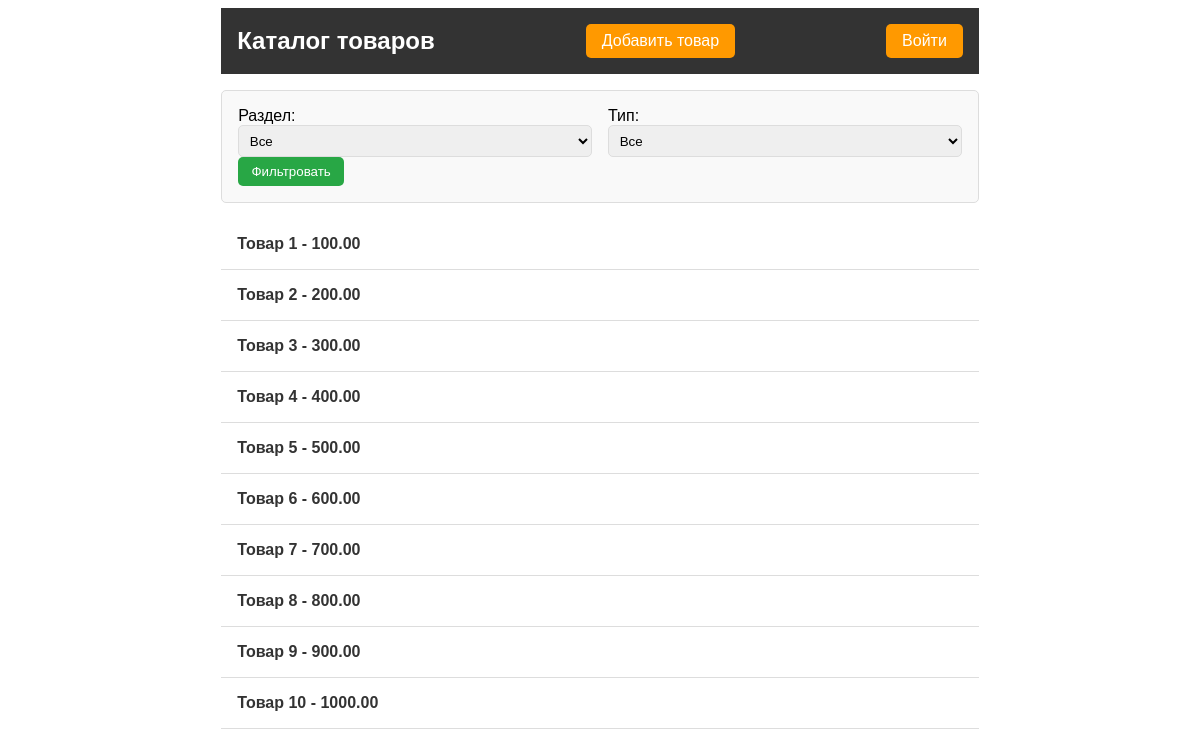
The page / on the database its author committed.
### tables this page shows
CREATE TABLE `product` (
  `id` int(10) unsigned NOT NULL AUTO_INCREMENT,
  `position` int(11) DEFAULT '0',
  `url` varchar(255) NOT NULL,
  `name` varchar(255) NOT NULL,
  `articul` varchar(255) NOT NULL,
  `price` decimal(10,2) NOT NULL,
  `currency_id` int(10) unsigned DEFAULT NULL,
  `price_old` decimal(10,2) NOT NULL,
  `notice` text,
  `content` text,
  `visible` tinyint(1) NOT NULL,
  PRIMARY KEY (`id`),
  UNIQUE KEY `url` (`url`),
  KEY `currency_id` (`currency_id`)
);

### controllers/ProductController.php (called while the page is built, shortened)
<?php
require_once 'models/Product.php';
class ProductController {
    public function index() {
        $productModel = new Product();
        $sectionId = isset($_GET['section']) ? $_GET['section'] : null;
        $typeId = isset($_GET['type']) ? $_GET['type'] : null;
        $products = $productModel->getFilteredProducts($sectionId, $typeId);
        require 'views/product/index.php';
    }
}
?>

### helpers/Database.php (called while the page is built)
<?php
class Database {
    private static $instance = null;
    private $conn;
    private $host = 'localhost';
    private $user = 'root';
    private $pass = '';
    private $dbname = 'shogo';
    private function __construct() {
        $this->conn = new PDO("mysql:host=$this->host;dbname=$this->dbname", $this->user, $this->pass);
        $this->conn->setAttribute(PDO::ATTR_ERRMODE, PDO::ERRMODE_EXCEPTION);
    }
    public static function getInstance() {
        if (!self::$instance) {
            self::$instance = new Database();
        }
        return self::$instance;
    }
    public function getConnection() {
        return $this->conn;
    }
}
?>

### models/Product.php (called while the page is built, shortened)
<?php
class Product {
    private $db;
    public function __construct() {
        $this->db = Database::getInstance()->getConnection();
    }
    public function getFilteredProducts($sectionId = null, $typeId = null) {
        $query = "SELECT p.* FROM product p
                  JOIN product_assignment pa ON p.id = pa.product_id
                  WHERE p.visible = 1 AND pa.visible = 1";
        $params = [];
        $query .= " ORDER BY p.position ASC";
        $stmt = $this->db->prepare($query);
        $stmt->execute($params);
        return $stmt->fetchAll(PDO::FETCH_ASSOC);
    }
}
?>

### views/product/index.php (the view, shortened to what this page needs)
<!DOCTYPE html>
<html lang="ru">
<head>
    <link rel="stylesheet" href="assets/css/styles.css">
</head>
<body>
<div class="container">
    <div class="container">
        <header class="header">
            <h1 class="header__title">Каталог товаров</h1>
            <a class="header__link" href="index.php?controller=product&action=create">Добавить товар</a>
            <?php if (isset($_SESSION['user_id'])): ?>
                <a class="header__link" href="index.php?controller=user&action=logout">Выйти</a>
            <?php else: ?>
                <a class="header__link" href="index.php?controller=user&action=login">Войти</a>
            <?php endif; ?>
        </header>
        <form class="filter" method="GET" action="index.php">
            <div class="filter__group">
                <label class="filter__label">Раздел:
                    <select class="filter__select" name="section">
                        <option value="">Все</option>
                    </select>
                </label>
                <label class="filter__label">Тип:
                    <select class="filter__select" name="type">
                        <option value="">Все</option>
                    </select>
                </label>
            </div>
            <button class="filter__button" type="submit">Фильтровать</button>
        </form>
        <ul class="product-list">
            <?php foreach ($products as $product): ?>
                <li class="product-list__item">
                    <a class="product-list__link" href="index.php?controller=product&action=view&id=<?= $product['id'] ?>">
                        <?= htmlspecialchars($product['name']) ?> - <?= htmlspecialchars($product['price']) ?>
                    </a>
                </li>
            <?php endforeach; ?>
        </ul>
    </div>
</body>
</html>

### index.php (shortened to what this page needs)
<?php
require_once 'helpers/Database.php';
require_once 'controllers/ProductController.php';
$controller = isset($_GET['controller']) ? $_GET['controller'] : 'product';
$action = isset($_GET['action']) ? $_GET['action'] : 'index';
switch ($controller) {
    case 'product':
        $productController = new ProductController();
        switch ($action) {
            case 'index':
                $productController->index();
                break;
        }
        break;
}
?>

### assets/css/styles.css (style rules this page uses)
.container { width: 80%; margin: 0 auto; font-family: Arial, sans-serif; }
.header { display: flex; justify-content: space-between; align-items: center; background-color: #333; color: #fff; padding: 1em; }
.header__title { margin: 0; font-size: 1.5em; }
.header__link { color: #fff; text-decoration: none; background-color: #ff9900; padding: 0.5em 1em; border-radius: 5px; }
.filter { margin: 1em 0; padding: 1em; background-color: #f9f9f9; border: 1px solid #ddd; border-radius: 5px; }
.filter__group { display: flex; gap: 1em; }
.filter__label { flex: 1; }
.filter__select { width: 100%; padding: 0.5em; border: 1px solid #ddd; border-radius: 5px; }
.filter__button { padding: 0.5em 1em; background-color: #28a745; color: #fff; border: none; border-radius: 5px; cursor: pointer; }
.product-list { list-style-type: none; padding: 0; }
.product-list__item { padding: 1em; border-bottom: 1px solid #ddd; }
.product-list__link { text-decoration: none; color: #333; font-weight: bold; }

### rows shown on the page
product: name "Товар 1", price "100.00"
product: name "Товар 2", price "200.00"
product: name "Товар 3", price "300.00"
product: name "Товар 4", price "400.00"
product: name "Товар 5", price "500.00"
product: name "Товар 6", price "600.00"
product: name "Товар 7", price "700.00"
product: name "Товар 8", price "800.00"
product: name "Товар 9", price "900.00"
product: name "Товар 10", price "1000.00"
